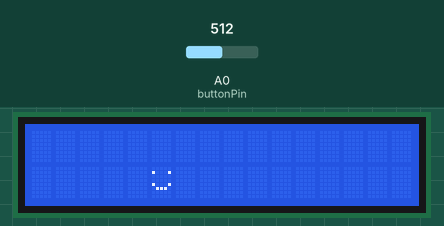
Recording of a sketch running on a simulated Arduino Uno, built with avr-gcc and run on an emulated ATmega328P. Shown: 16×2 character LCD. The inputs (shaded band) are chosen by the test bench; at power-on: A0 (buttonPin) = 512.

Above: at 1.2 s.
1.3 s: A0 (buttonPin) set to 240
At 2.9 s:
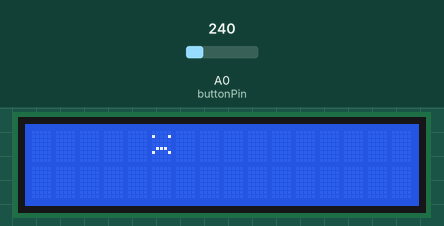
4.0 s: A0 (buttonPin) set to 40
At 4.4 s:
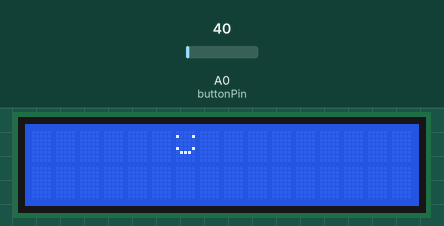
5.5 s: A0 (buttonPin) set to 260
At 6.4 s:
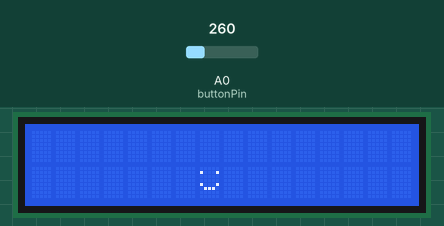
Timing chart, 0 to 8.5 s (numbered marks = the images above; inputs shaded):
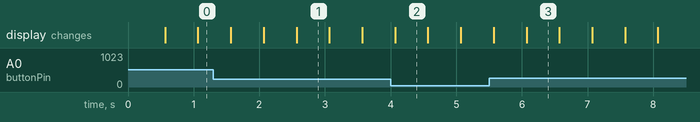

Measured:
- after the input at 4.0 s, the display: changes after 0.07 s (image 2)
- what the display in image 1 shows lasts 0.5 s, from 2.6 s to 3.1 s

The sketch:

Animation_movement.ino
```cpp
#include <LiquidCrystal.h>
LiquidCrystal lcd(8, 9, 4, 5, 6, 7);

// Define button constants
const int btnRIGHT = 0;
const int btnUP = 1;
const int btnDOWN = 2;
const int btnLEFT = 3;
const int btnNONE = 4;

// Define the button pin
const int buttonPin = A0;

byte smilingFace[8] = {
  B00000,
  B10001,
  B00000,
  B00000,
  B10001,
  B01110,
  B00000,
  B00000
};

byte frowningFace[8] = {
  B00000,
  B10001,
  B00000,
  B00000,
  B01110,
  B10001,
  B00000,
  B00000
};

int characterXPosition = 7;
int characterYPosition = 1;
int lastCharacterXPosition = 7;
int lastCharacterYPosition = 1;

void setup() {
  lcd.begin(16, 2);
  lcd.createChar(1, smilingFace);
  lcd.createChar(2, frowningFace);

  pinMode(buttonPin, INPUT);
}

void loop() {
  int adc_key_in = analogRead(buttonPin);

  // Determine the button based on the analog value
  int buttonPressed = btnNONE;

  if (adc_key_in < 50) {
    buttonPressed = btnRIGHT;
  } else if (adc_key_in < 250) {
    buttonPressed = btnUP;
  } else if (adc_key_in < 450) {
    buttonPressed = btnDOWN;
  } else if (adc_key_in < 650) {
    buttonPressed = btnLEFT;
  }

  if (buttonPressed == btnRIGHT && characterXPosition < 15) {
    updateCharacterPosition(characterXPosition + 1, characterYPosition);
  } else if (buttonPressed == btnLEFT && characterXPosition > 0) {
    updateCharacterPosition(characterXPosition - 1, characterYPosition);
  } else if (buttonPressed == btnUP && characterYPosition > 0) {
    updateCharacterPosition(characterXPosition, characterYPosition - 1);
  } else if (buttonPressed == btnDOWN && characterYPosition < 1) {
    updateCharacterPosition(characterXPosition, characterYPosition + 1);
  }

  animateCharacter();
}

void updateCharacterPosition(int x, int y) {
  lastCharacterXPosition = characterXPosition;
  lastCharacterYPosition = characterYPosition;
  characterXPosition = x;
  characterYPosition = y;
}

void animateCharacter() {
  lcd.setCursor(lastCharacterXPosition, lastCharacterYPosition);
  lcd.print(" ");
  lcd.setCursor(characterXPosition, characterYPosition);
  lcd.write(1);
  delay(500);
  lcd.setCursor(characterXPosition, characterYPosition);
  lcd.write(2);
  delay(500);
}
```
